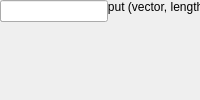
<?xml version="1.0" encoding="UTF-8"?>
<ui version="4.0">
 <class>MainWindow</class>
 <widget class="QMainWindow" name="MainWindow">
  <property name="windowTitle"><string>Bus Expand</string></property>
  <widget class="QWidget" name="centralwidget">
   <!-- NOTE: this is a simplified structural mirror of the generated
        <module>_ui.py, not a full round-trip Designer file. Regenerate
        both from the same spec if you need to edit layout by hand. -->
       <widget class="QLabel" name="label_ndivision">
     <property name="text"><string>Number of Division:</string></property>
    </widget>
       <widget class="QSpinBox" name="ndivision"/>
       <widget class="QLabel" name="label_bit_division">
     <property name="text"><string>Bit width of each output (vector, length = Number of Division):</string></property>
    </widget>
       <widget class="QLineEdit" name="bit_division"/>
  </widget>
 </widget>
 <resources/>
 <connections/>
</ui>
